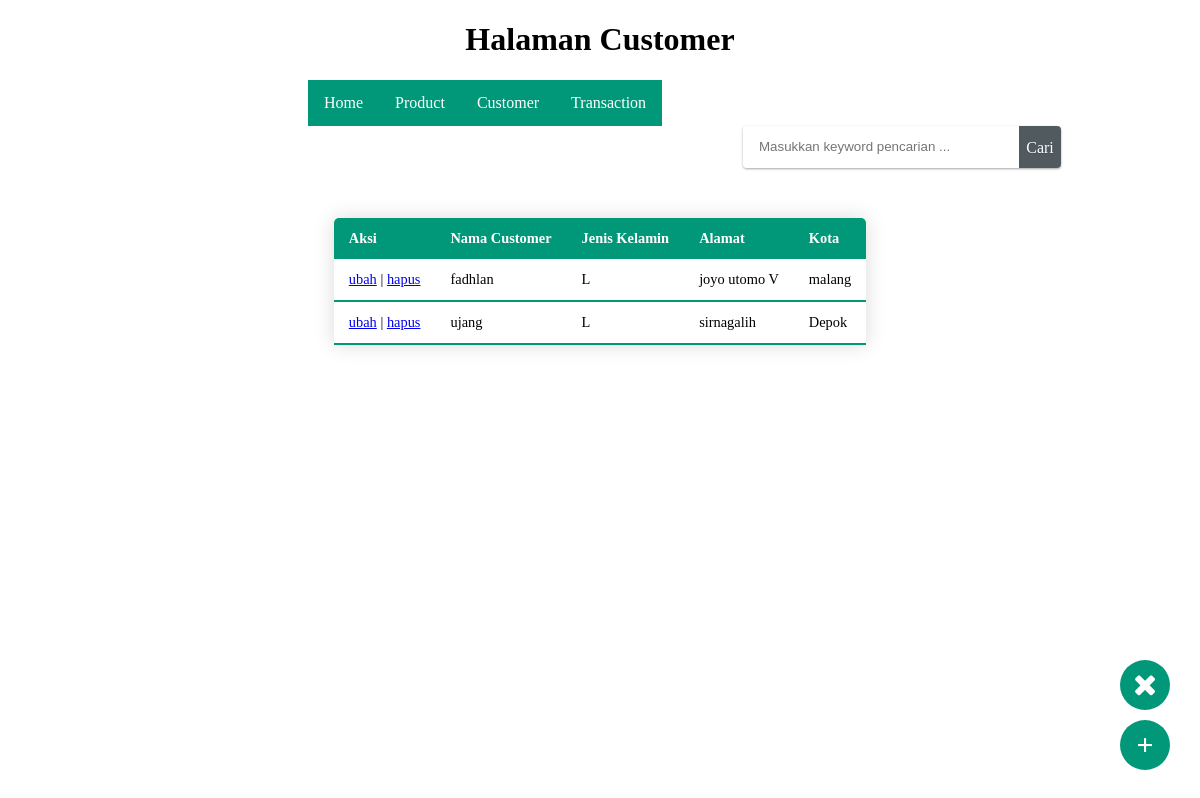
The page /customer.php (signed in) on the database as committed earlier.
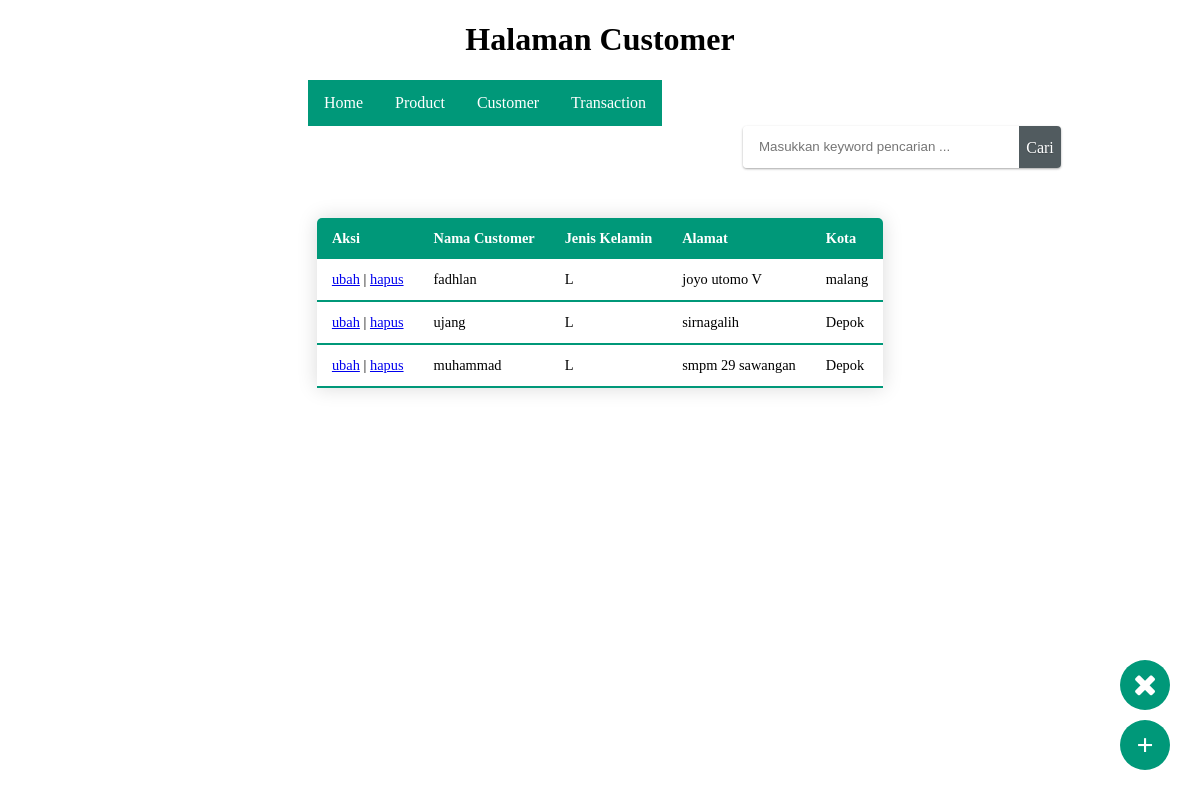
The same page on the database as committed later.
### tables this page shows
CREATE TABLE `pembeli` (
  `kd_pembeli` int(11) NOT NULL,
  `nm_pembeli` varchar(30) NOT NULL,
  `jenis_kelamin` varchar(2) NOT NULL,
  `alamat` text NOT NULL,
  `kota` varchar(20) NOT NULL
);

### functions.php (called while the page is built, shortened)
<?php
$conn = mysqli_connect("localhost", "root", "", "datatoko");
function query($query){
    global $conn;
    $result = mysqli_query($conn, $query);
    $rows = [];
    while ($row = mysqli_fetch_assoc($result)){
        $rows[] = $row;
    }
    return $rows;
}
?>

### customer.php (the view, shortened to what this page needs)
<?php
require 'functions.php';
$customer = query("SELECT * FROM pembeli");
?>
<!DOCTYPE html>
<html lang="en">
<head>
    <link rel="stylesheet" href="https://cdnjs.cloudflare.com/ajax/libs/font-awesome/4.7.0/css/font-awesome.min.css">
    <link rel="stylesheet" type="text/css" href="css/style.css">
</head>
<body>
    <h1>Halaman Customer</h1>
    <div class="header">
        <div class="navbar">
            <ul>
                    <li><a href="index.php" class="link">Home</a></li>
                    <li><a href="produk.php" class="link">Product</a></li>
                    <li><a href="customer.php" class="link">Customer</a></li>
                    <li><a href="transaksi.php" class="link">Transaction</a></li>
            </ul>
        </div>
        <form action="" method="POST">
            <input type="text" id="keyword" class="textbox" name="keyword" size="40" autofocus placeholder="Masukkan keyword pencarian ..." autocomplete="off">
            <button type="submit" class="button" name="cari" id="tombol-cari">Cari</button> <br>
        </form>
    </div>
    <a href="tambah-customer.php" class="tambah">
        +
    </a>
    <a href="logout.php" class="logout">
        <i class="fa fa-close"></i>
    </a>
    <br><br>
    <br>
    <table class="tabelkuh">
        <thead>
            <tr>
                <th>Aksi</th>
                <th>Nama Customer</th>
                <th>Jenis Kelamin</th>
                <th>Alamat</th>
                <th>Kota</th>
            </tr>
        </thead>
        <?php foreach($customer as $row) : ?>
        <tbody>
            <tr>
                <td>
                    <a href="ubah-customer.php?kd_pembeli=<?= $row["kd_pembeli"]; ?>">ubah</a> |
                    <a href="hapus-customer.php?kd_pembeli=<?= $row["kd_pembeli"]; ?>" onclick="return confirm('yakin?');">hapus</a>
                </td>
                <td><?= $row["nm_pembeli"] ?></td>
                <td><?= $row["jenis_kelamin"] ?></td>
                <td><?= $row["alamat"] ?></td>
                <td><?= $row["kota"] ?></td>
            </tr>
        </tbody>
        <?php endforeach;?>
    </table>
</body>
</html>

Rows that differ between the two databases and show on the page:
added pembeli: nm_pembeli "muhammad", jenis_kelamin "L", alamat "smpm 29 sawangan", kota "Depok"
